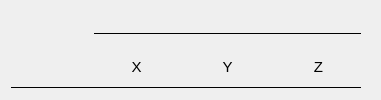
       <widget class="QWidget" name="planEntryHeaderWig" native="true">
        <property name="sizePolicy">
         <sizepolicy hsizetype="MinimumExpanding" vsizetype="Preferred">
          <horstretch>0</horstretch>
          <verstretch>0</verstretch>
         </sizepolicy>
        </property>
        <property name="font">
         <font>
          <family>Arial</family>
          <pointsize>11</pointsize>
         </font>
        </property>
        <layout class="QGridLayout" name="gridLayout_14">
         <property name="topMargin">
          <number>20</number>
         </property>
         <property name="rightMargin">
          <number>0</number>
         </property>
         <item row="2" column="0" colspan="4">
          <widget class="Line" name="line_31">
           <property name="sizePolicy">
            <sizepolicy hsizetype="Preferred" vsizetype="Fixed">
             <horstretch>0</horstretch>
             <verstretch>0</verstretch>
            </sizepolicy>
           </property>
           <property name="minimumSize">
            <size>
             <width>350</width>
             <height>0</height>
            </size>
           </property>
           <property name="font">
            <font>
             <family>Arial</family>
             <pointsize>11</pointsize>
            </font>
           </property>
           <property name="frameShadow">
            <enum>QFrame::Plain</enum>
           </property>
           <property name="lineWidth">
            <number>1</number>
           </property>
           <property name="orientation">
            <enum>Qt::Horizontal</enum>
           </property>
          </widget>
         </item>
         <item row="1" column="3" alignment="Qt::AlignRight">
          <widget class="QLabel" name="planEntryHeadZ_4">
           <property name="sizePolicy">
            <sizepolicy hsizetype="MinimumExpanding" vsizetype="Preferred">
             <horstretch>0</horstretch>
             <verstretch>0</verstretch>
            </sizepolicy>
           </property>
           <property name="minimumSize">
            <size>
             <width>85</width>
             <height>0</height>
            </size>
           </property>
           <property name="font">
            <font>
             <family>Arial</family>
             <pointsize>11</pointsize>
             <weight>50</weight>
             <bold>false</bold>
            </font>
           </property>
           <property name="text">
            <string>Z</string>
           </property>
           <property name="alignment">
            <set>Qt::AlignCenter</set>
           </property>
          </widget>
         </item>
         <item row="1" column="0">
          <spacer name="horizontalSpacer_2">
           <property name="orientation">
            <enum>Qt::Horizontal</enum>
           </property>
           <property name="sizeType">
            <enum>QSizePolicy::Fixed</enum>
           </property>
           <property name="sizeHint" stdset="0">
            <size>
             <width>50</width>
             <height>20</height>
            </size>
           </property>
          </spacer>
         </item>
         <item row="0" column="1" colspan="3">
          <widget class="Line" name="line_30">
           <property name="sizePolicy">
            <sizepolicy hsizetype="Minimum" vsizetype="Minimum">
             <horstretch>0</horstretch>
             <verstretch>0</verstretch>
            </sizepolicy>
           </property>
           <property name="font">
            <font>
             <family>Arial</family>
             <pointsize>11</pointsize>
            </font>
           </property>
           <property name="frameShadow">
            <enum>QFrame::Plain</enum>
           </property>
           <property name="lineWidth">
            <number>1</number>
           </property>
           <property name="orientation">
            <enum>Qt::Horizontal</enum>
           </property>
          </widget>
         </item>
         <item row="1" column="1" alignment="Qt::AlignRight">
          <widget class="QLabel" name="planEntryHeadX_4">
           <property name="sizePolicy">
            <sizepolicy hsizetype="MinimumExpanding" vsizetype="Preferred">
             <horstretch>0</horstretch>
             <verstretch>0</verstretch>
            </sizepolicy>
           </property>
           <property name="minimumSize">
            <size>
             <width>85</width>
             <height>0</height>
            </size>
           </property>
           <property name="font">
            <font>
             <family>Arial</family>
             <pointsize>11</pointsize>
             <weight>50</weight>
             <bold>false</bold>
            </font>
           </property>
           <property name="text">
            <string>X</string>
           </property>
           <property name="alignment">
            <set>Qt::AlignCenter</set>
           </property>
          </widget>
         </item>
         <item row="1" column="2" alignment="Qt::AlignRight">
          <widget class="QLabel" name="planEntryHeadY_4">
           <property name="sizePolicy">
            <sizepolicy hsizetype="MinimumExpanding" vsizetype="Preferred">
             <horstretch>0</horstretch>
             <verstretch>0</verstretch>
            </sizepolicy>
           </property>
           <property name="minimumSize">
            <size>
             <width>85</width>
             <height>0</height>
            </size>
           </property>
           <property name="font">
            <font>
             <family>Arial</family>
             <pointsize>11</pointsize>
             <weight>50</weight>
             <bold>false</bold>
            </font>
           </property>
           <property name="text">
            <string>Y</string>
           </property>
           <property name="alignment">
            <set>Qt::AlignCenter</set>
           </property>
          </widget>
         </item>
         <item row="1" column="4">
          <spacer name="horizontalSpacer_3">
           <property name="orientation">
            <enum>Qt::Horizontal</enum>
           </property>
           <property name="sizeType">
            <enum>QSizePolicy::Fixed</enum>
           </property>
           <property name="sizeHint" stdset="0">
            <size>
             <width>20</width>
             <height>20</height>
            </size>
           </property>
          </spacer>
         </item>
        </layout>
       </widget>
